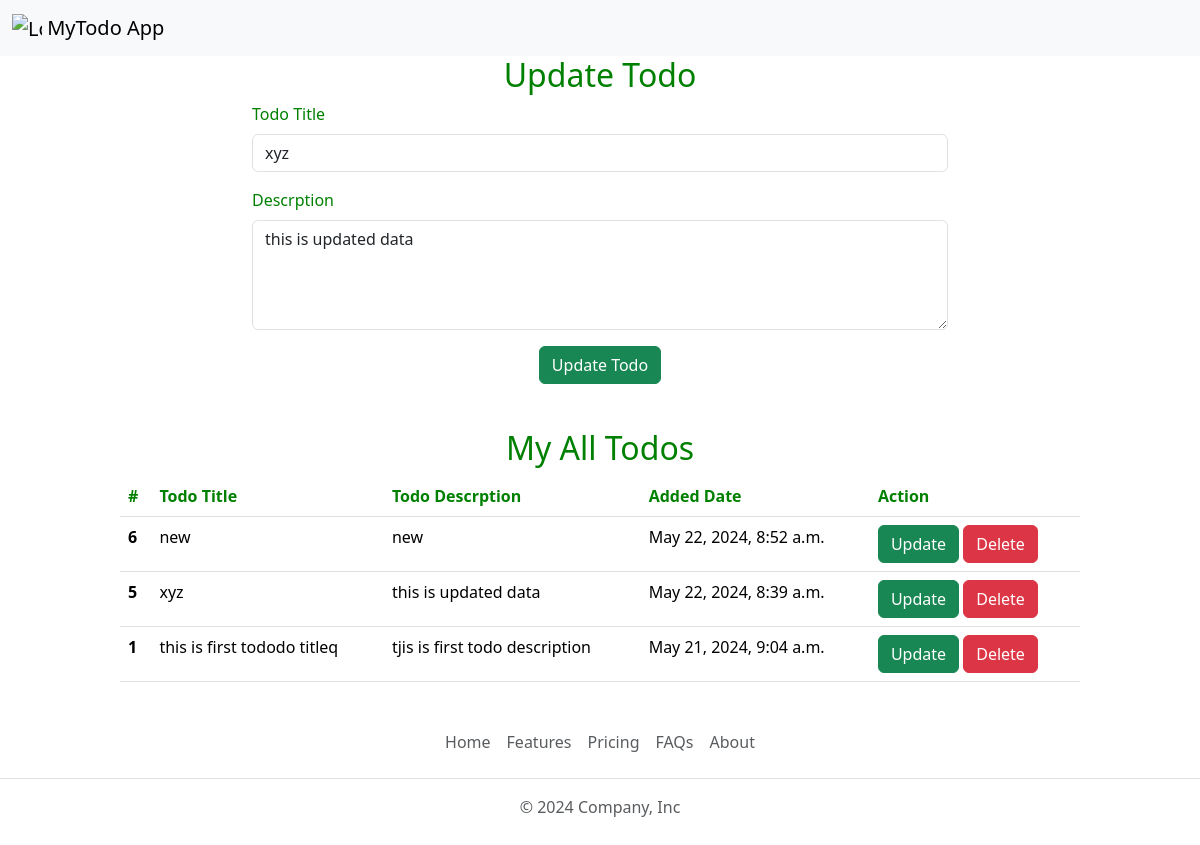
The app's page /update-todo/5 with its own data.
### todo/models.py (models this page shows)
class savetodo(models.Model):
    title = models.CharField(max_length=100)
    desc = models.TextField()
    date = models.DateTimeField(auto_now_add=True)

### todo/views.py (the view)
# urls.py: path("update-todo/<int:todoid>", views.updatingttodo),
def updatingttodo(request, todoid):
    mytodo = savetodo.objects.get(id = todoid)
    data = savetodo.objects.all().order_by("-id")
    return render(request, "updatetodo.html", {"todo" : mytodo, 'mytodos' : data})

### templates/updatetodo.html (shortened to what this page needs)
{% extends "base.html" %}
{% block body %}
<div style="padding-left: 21%; padding-right: 21%;">
    <h2 style="text-align: center; color: green;">Update Todo</h2>
    <form action="/update-this-todo/{{todo.id}}" method="post">
        <div class="mb-3">
          <label style="color: green;" for="exampleInputEmail1" class="form-label">Todo Title</label>
          <input type="text" class="form-control" value = {{todo.title}} placeholder="Enter Todo Title Here" name="title">
        </div>
        <div class="mb-3">
          <label style="color: green;" for="exampleInputPassword1" class="form-label">Descrption</label>
          <textarea type="text" name="dec" rows="4" placeholder="Explain your todo here" class="form-control" id="exampleInputPassword1">{{todo.desc}}</textarea>
        </div>
        <div style="text-align: center;">
            <button type="submit" class="btn btn-success">Update Todo</button>
        </div>
      </form>
</div>
<div style="margin-top: 45px; padding-left: 10%; padding-right: 10%;">
    <h2 style="text-align: center; color: green;">My All Todos</h2>
    <table class="table">
        <thead>
          <tr>
            <th style="color: green !important;" scope="col">#</th>
            <th style="color: green !important;" scope="col">Todo Title</th>
            <th style="color: green !important;" scope="col">Todo Descrption</th>
            <th style="color: green !important;" scope="col">Added Date</th>
            <th style="color: green !important;" scope="col">Action</th>
          </tr>
        </thead>
        <tbody>
        {% for todo in mytodos %}
          <tr>
            <th scope="row">{{todo.id}}</th>
            <td>{{todo.title}}</td>
            <td>{{todo.desc}}</td>
            <td>{{todo.date}}</td>
            <td>
                <div>
                    <button type="button" class="btn btn-success">Update</button>
                    <a href="/delte-todo/{{todo.id}}">
                    <button type="button" class="btn btn-danger">Delete</button></a>
                </div>
            </td>
          </tr>
          {% endfor %}
        </tbody>
      </table>
</div>
{% endblock body %}

### records on screen
savetodo: title "xyz", dec "this is updated data", id "5", desc "this is updated data", date "May 22, 2024, 8:39 a.m."
savetodo: id "6", title "new", desc "new", date "May 22, 2024, 8:52 a.m."
savetodo: id "1", title "this is first tododo titleq", desc "tjis is first todo description", date "May 21, 2024, 9:04 a.m."
